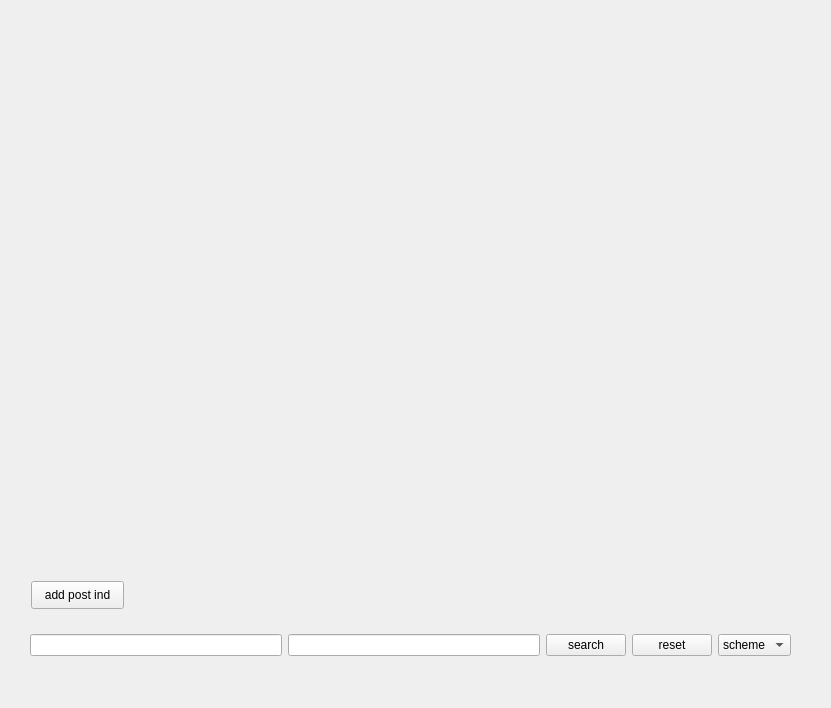
<?xml version="1.0" encoding="UTF-8"?>
<ui version="4.0">
 <class>MainWindow</class>
 <widget class="QMainWindow" name="MainWindow">
  <property name="geometry">
   <rect>
    <x>0</x>
    <y>0</y>
    <width>831</width>
    <height>708</height>
   </rect>
  </property>
  <property name="windowTitle">
   <string>MainWindow</string>
  </property>
  <widget class="QWidget" name="centralwidget">
   <widget class="QLabel" name="map_widget">
    <property name="geometry">
     <rect>
      <x>30</x>
      <y>20</y>
      <width>781</width>
      <height>521</height>
     </rect>
    </property>
    <property name="text">
     <string/>
    </property>
   </widget>
   <widget class="QPushButton" name="add_pst_ind_btn">
    <property name="geometry">
     <rect>
      <x>31</x>
      <y>581</y>
      <width>93</width>
      <height>28</height>
     </rect>
    </property>
    <property name="text">
     <string>add post ind</string>
    </property>
   </widget>
   <widget class="QLabel" name="result_addr">
    <property name="geometry">
     <rect>
      <x>139</x>
      <y>581</y>
      <width>651</width>
      <height>28</height>
     </rect>
    </property>
    <property name="text">
     <string/>
    </property>
   </widget>
   <widget class="QWidget" name="">
    <property name="geometry">
     <rect>
      <x>30</x>
      <y>630</y>
      <width>761</width>
      <height>30</height>
     </rect>
    </property>
    <layout class="QHBoxLayout" name="horizontalLayout">
     <item>
      <widget class="QLineEdit" name="coords_le"/>
     </item>
     <item>
      <widget class="QLineEdit" name="snp_le"/>
     </item>
     <item>
      <widget class="QPushButton" name="search_btn">
       <property name="text">
        <string>search</string>
       </property>
      </widget>
     </item>
     <item>
      <widget class="QPushButton" name="reset_btn">
       <property name="text">
        <string>reset</string>
       </property>
      </widget>
     </item>
     <item>
      <widget class="QComboBox" name="map_view_cmbox">
       <item>
        <property name="text">
         <string>scheme</string>
        </property>
       </item>
       <item>
        <property name="text">
         <string>satellite</string>
        </property>
       </item>
       <item>
        <property name="text">
         <string>hybrid</string>
        </property>
       </item>
      </widget>
     </item>
    </layout>
   </widget>
  </widget>
  <widget class="QMenuBar" name="menubar">
   <property name="geometry">
    <rect>
     <x>0</x>
     <y>0</y>
     <width>831</width>
     <height>26</height>
    </rect>
   </property>
  </widget>
 </widget>
 <resources/>
 <connections/>
</ui>
